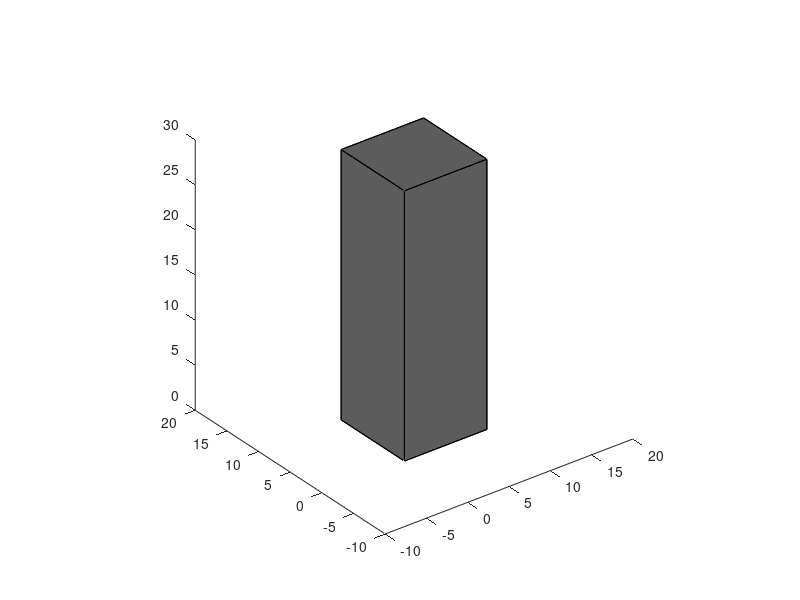

Reproduce this figure in MATLAB.
delete(findall(gcf,'Type','light'))
vert = [0 0 0; 10 0 0; 10 10 0; 0 10 0; 0 0 30; 10 0 30; 10 10 30; 0 10 30];
fac = [1 2 6 5;2 3 7 6;3 4 8 7;4 1 5 8;1 2 3 4;5 6 7 8];
sat = patch('Vertices',vert,'Faces',fac,'FaceVertexCData',hsv(6),'FaceColor','white')
view(3)
axis equal
axis vis3d

%Position of light source

%Shining directly on +X face
%l = light('Position',[100, 5, 15], 'Style','local')

%Shining on corner between +X and +Y
l = light('Position',[100*cos(pi/4), 100*sin(pi/4), 15], 'Style', 'local')

%Shining directly on top
%l = light('Position',[5, 5, 100], 'Style', 'local')